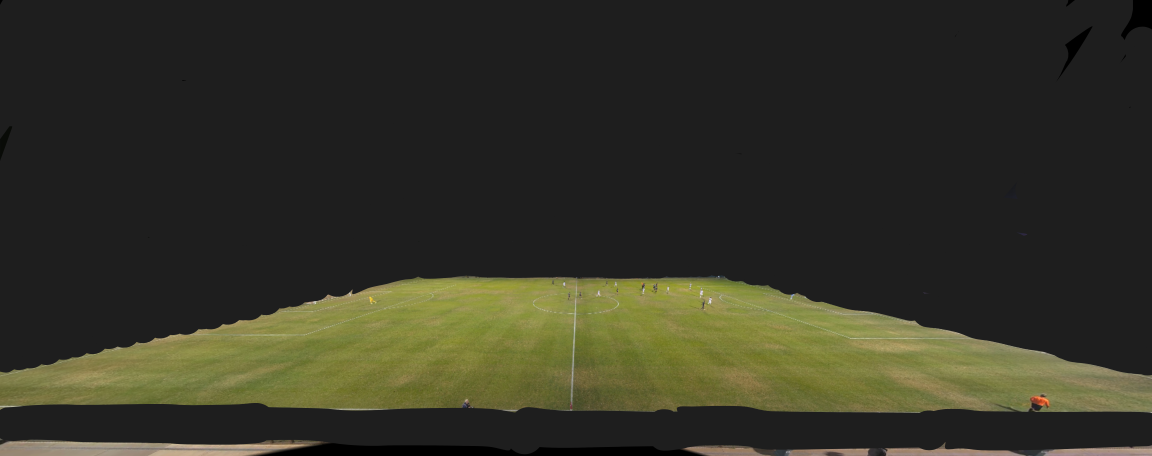
#> input picture just_stanford_field.png, 3456 x 1368 px (shown at 1/3 size)
$ python -i field_detection.py   (imports and definitions only)
#> lines starting #> are read from the running program, lines starting #| are printed output that depends on the picture; after the words box and inside, x2 and y2 are one past the last pixel; in counts of white or black regions, pixels touching at a corner belong together
"""
Field detection module for the SoccerVision project.

This module contains functions for detecting and segmenting the soccer field
from an input image using color-based thresholding and edge detection.
"""

import cv2
import numpy as np

def detect_field_hsv(image, debug=False):
    """
    Detect the soccer field using HSV color thresholding.

    Args:
        image (numpy.ndarray): Input image in BGR format.
        debug (bool): If True, return intermediate results for debugging.

    Returns:
        numpy.ndarray: Binary mask of the field (255 for field pixels, 0 for non-field).
        dict (optional): Dictionary containing intermediate results for debugging.
    """
    # Convert BGR to HSV
    hsv = cv2.cvtColor(image, cv2.COLOR_BGR2HSV)

    # Define range of green color in HSV
    # TODO: Make these thresholds configurable or adaptive based on the image
    lower_green = np.array([35, 50, 50])
    upper_green = np.array([90, 255, 255])

    # Threshold the HSV image to get only green colors
    mask = cv2.inRange(hsv, lower_green, upper_green)

    # Apply morphological operations to clean up the mask
    kernel = np.ones((5, 5), np.uint8)
    mask = cv2.morphologyEx(mask, cv2.MORPH_OPEN, kernel)
    mask = cv2.morphologyEx(mask, cv2.MORPH_CLOSE, kernel)

    # Find the largest contour (assuming it's the field)
    contours, _ = cv2.findContours(mask, cv2.RETR_EXTERNAL, cv2.CHAIN_APPROX_SIMPLE)

    if contours:
        # Find the largest contour by area
        largest_contour = max(contours, key=cv2.contourArea)

        # Create a new mask with only the largest contour
        field_mask = np.zeros_like(mask)
        cv2.drawContours(field_mask, [largest_contour], 0, 255, -1)

        # Fill holes in the mask
        field_mask = cv2.morphologyEx(field_mask, cv2.MORPH_CLOSE, kernel)
    else:
        # If no contours found, return the original mask
        field_mask = mask

    if debug:
        debug_info = {
            'hsv': hsv,
            'initial_mask': mask,
            'field_mask': field_mask,
            'contours': contours
        }
        return field_mask, debug_info

    return field_mask

# [147 lines left out: functions gaussian_kernel, conv, partial_x, partial_y, gradient, non_maximum_suppression and 5 more, not called in this run]

def create_rectangular_field(image, lines, debug=False):
    """
    Create a field mask by finding the best-fitting soccer field shape from the HSV field mask.
    Uses four lines to create a trapezoid that optimally covers the field area.

    Args:
        image (numpy.ndarray): Input image
        lines (list): Detected lines from HoughLinesP
        debug (bool): Whether to return debug information

    Returns:
        tuple: (field_mask, perspective_matrix, corners)
    """
    h, w = image.shape[:2]

    # Get the field mask from HSV
    hsv_mask = detect_field_hsv(image)

    # Find contours in the field mask
    contours, _ = cv2.findContours(hsv_mask, cv2.RETR_EXTERNAL, cv2.CHAIN_APPROX_SIMPLE)
    if not contours:
        return None, None, None

    # Get the largest contour (the field)
    field_contour = max(contours, key=cv2.contourArea)

    # Get initial bounding box
    rect = cv2.minAreaRect(field_contour)
    box = cv2.boxPoints(rect)
    box = np.int32(box)

    # Sort points to get consistent order: top-left, top-right, bottom-right, bottom-left
    box = box[np.argsort(box[:, 1])]
    top_points = box[:2]
    bottom_points = box[2:]
    top_points = top_points[np.argsort(top_points[:, 0])]
    bottom_points = bottom_points[np.argsort(bottom_points[:, 0])]
    corners = np.vstack((top_points, bottom_points[::-1]))

    # Extract initial points
    top_left, top_right, bottom_right, bottom_left = corners

    # Function to calculate coverage ratio for a given trapezoid
    def calculate_coverage(corners):
        mask = np.zeros((h, w), dtype=np.uint8)
        cv2.fillPoly(mask, [corners.astype(np.int32)], 255)
        intersection = cv2.bitwise_and(hsv_mask, mask)
        coverage_area = np.sum(intersection > 0)
        trapezoid_area = np.sum(mask > 0)
        if trapezoid_area == 0:
            return 0
        return coverage_area / trapezoid_area

    # Function to create trapezoid points with variable top inset
    def create_trapezoid(top_inset):
        top_vector = top_right - top_left
        top_unit = top_vector / np.linalg.norm(top_vector)
        top_left_new = top_left + (top_unit * top_inset)
        top_right_new = top_right - (top_unit * top_inset)
        return np.vstack(([top_left_new, top_right_new], [bottom_right, bottom_left]))

    # Find optimal top inset by maximizing coverage ratio
    bottom_width = np.linalg.norm(bottom_right - bottom_left)
    best_coverage = 0
    best_corners = corners

    # Try different inset values from 0% to 30% of bottom width
    for inset_factor in np.linspace(0, 0.3, 30):
        inset = bottom_width * inset_factor
        test_corners = create_trapezoid(inset)
        coverage = calculate_coverage(test_corners)

        # Update best if this coverage is better
        if coverage > best_coverage:
            best_coverage = coverage
            best_corners = test_corners

    # Create source points for perspective transform
    src_points = best_corners.astype(np.float32)

    # Calculate aspect ratio based on standard soccer field dimensions
    std_ratio = 1.5
    std_height = 800
    std_width = int(std_height * std_ratio)

    # Create destination points for a perfect rectangle
    dst_points = np.float32([
        [0, 0],                  # Top left
        [std_width, 0],          # Top right
        [std_width, std_height], # Bottom right
        [0, std_height]          # Bottom left
    ])

    # Calculate perspective transform matrix
    perspective_matrix = cv2.getPerspectiveTransform(src_points, dst_points)

    # Create field mask
    mask = np.zeros((h, w), dtype=np.uint8)
    cv2.fillPoly(mask, [src_points.astype(np.int32)], 255)

    if debug:
        debug_info = {
            'corners': src_points,
            'dst_corners': dst_points,
            'mask': mask,
            'matrix': perspective_matrix,
            'field_contour': field_contour,
            'hsv_mask': hsv_mask,
            'coverage_ratio': best_coverage
        }
        return mask, perspective_matrix, debug_info

    return mask, perspective_matrix, src_points

def detect_field_edges(image, debug=False):
    """
    Detect the soccer field by first isolating white lines and then finding field boundaries.
    """
    # Convert to grayscale
    gray = cv2.cvtColor(image, cv2.COLOR_BGR2GRAY)

    # Get field mask to limit our search area
    hsv_mask = detect_field_hsv(image)

    # Step 1: Isolate white pixels
    # Apply adaptive thresholding to handle varying lighting
    adaptive_thresh = cv2.adaptiveThreshold(
        gray, 255, cv2.ADAPTIVE_THRESH_GAUSSIAN_C,
        cv2.THRESH_BINARY, 25, 15
    )

    # Also apply regular thresholding to catch bright lines
    _, bright_thresh = cv2.threshold(gray, 180, 255, cv2.THRESH_BINARY)

    # Combine both thresholds
    white_mask = cv2.bitwise_or(adaptive_thresh, bright_thresh)

    # Only look within the field area
    white_mask = cv2.bitwise_and(white_mask, hsv_mask)

    # Step 2: Clean up the white mask
    # Remove small noise
    kernel_small = np.ones((3,3), np.uint8)
    kernel_medium = np.ones((5,5), np.uint8)

    white_mask = cv2.morphologyEx(white_mask, cv2.MORPH_OPEN, kernel_medium)
    white_mask = cv2.morphologyEx(white_mask, cv2.MORPH_CLOSE, kernel_medium)

    # Step 3: Find connected components and filter by size and shape
    num_labels, labels, stats, centroids = cv2.connectedComponentsWithStats(
        white_mask, connectivity=8
    )

    # Create a mask for valid line segments
    line_segments_mask = np.zeros_like(white_mask)
    min_area = 50  # Minimum area to consider
    min_ratio = 3  # Minimum length/width ratio to be considered a line

    for i in range(1, num_labels):  # Skip background label 0
        width = stats[i, cv2.CC_STAT_WIDTH]
        height = stats[i, cv2.CC_STAT_HEIGHT]
        area = stats[i, cv2.CC_STAT_AREA]

        if area < min_area:
            continue

        # Check if the component is line-like
        ratio = max(width, height) / min(width, height)
        if ratio > min_ratio:
            # Add this component to our line segments mask
            line_segments_mask[labels == i] = 255

    # Step 4: Use Hough transform to find lines from the segments
    lines = cv2.HoughLinesP(
        line_segments_mask,
        rho=1,
        theta=np.pi/180,
        threshold=50,
        minLineLength=50,
        maxLineGap=20
    )

    # Step 5: Group and filter lines
    if lines is not None:
        # Convert lines to a more manageable format
        line_list = []
        for line in lines:
            x1, y1, x2, y2 = line[0]
            angle = np.abs(np.arctan2(y2-y1, x2-x1) * 180 / np.pi)
            length = np.sqrt((x2-x1)**2 + (y2-y1)**2)
            line_list.append((x1, y1, x2, y2, angle, length))

        # Separate vertical and horizontal lines
        vertical_lines = []
        horizontal_lines = []
        angle_threshold = 15  # Degrees from vertical/horizontal

        for line in line_list:
            x1, y1, x2, y2, angle, length = line
            # Normalize angle to 0-90 range
            norm_angle = angle if angle <= 90 else 180 - angle

            if norm_angle < angle_threshold:  # Horizontal
                horizontal_lines.append(line)
            elif norm_angle > 90 - angle_threshold:  # Vertical
                vertical_lines.append(line)

        # Sort lines by length
        vertical_lines.sort(key=lambda x: x[5], reverse=True)
        horizontal_lines.sort(key=lambda x: x[5], reverse=True)

        # Function to check if a line is inward slanting
        # [5 lines left out: function is_inward_slanting, not called in this run]

        # Find the best vertical lines (one for each side)
        best_verticals = []
        if vertical_lines:
            # Separate into left and right sides
            left_lines = []
            right_lines = []
            mid_x = image.shape[1] / 2

            for line in vertical_lines:
                x1, y1, x2, y2 = line[:4]
                mid_point_x = (x1 + x2) / 2

                # Check if the line slants inward
                if is_inward_slanting(x1, y1, x2, y2):
                    if mid_point_x < mid_x:
                        left_lines.append(line)
                    else:
                        right_lines.append(line)

            # Take the longest line from each side
            if left_lines:
                best_verticals.append(left_lines[0])
            if right_lines:
                best_verticals.append(right_lines[0])

        # Find the best horizontal line (should be near the middle)
        best_horizontal = None
        if horizontal_lines:
            mid_y = image.shape[0] / 2
            # Look for horizontal lines near the middle
            for line in horizontal_lines:
                x1, y1, x2, y2 = line[:4]
                mid_point_y = (y1 + y2) / 2
                # Check if line is in middle third of image
                if image.shape[0]/3 < mid_point_y < 2*image.shape[0]/3:
                    best_horizontal = line
                    break

        # Create the final line mask
        line_mask = np.zeros_like(gray)

        # Draw the best lines
        if best_horizontal:
            x1, y1, x2, y2 = best_horizontal[:4]
            cv2.line(line_mask, (x1, y1), (x2, y2), 255, 9)

        for line in best_verticals:
            x1, y1, x2, y2 = line[:4]
            cv2.line(line_mask, (x1, y1), (x2, y2), 255, 9)
    else:
        line_mask = np.zeros_like(gray)

    # Create final mask
    field_mask = cv2.bitwise_and(hsv_mask, hsv_mask, mask=line_mask)

    # After line detection, create rectangular field
    rect_mask, perspective_matrix, corners = create_rectangular_field(image, lines, debug)

    if debug:
        debug_info = {
            'gray': gray,
            'white_mask': white_mask,
            'line_segments': line_segments_mask,
            'line_mask': line_mask,
            'hsv_mask': hsv_mask,
            'field_mask': field_mask,
            'detected_lines': lines if lines is not None else [],
            'rect_mask': rect_mask,
            'perspective_matrix': perspective_matrix,
            'corners': corners
        }
        return field_mask, debug_info

    return field_mask

# [423 lines left out: functions detect_field_lines, find_field_corners, detect_players, detect_players_on_field, not called in this run]

>>> import cv2
>>> picture = cv2.imread('../just_stanford_field.png')
#> picture is the input picture: shape (1368, 3456, 3); mean B, G, R 38.4, 51.4, 51.7
>>> result = detect_field_edges(picture)
#> in detect_field_edges, `gray = cv2.cvtColor(image, cv2.COLOR_BGR2GRAY)`:
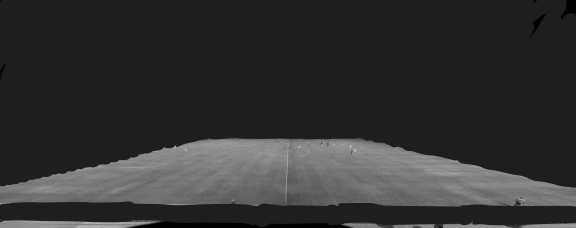
#> gray: shape (1368, 3456) (shown at 1/6 size); min 0, max 249, mean 50
#> in detect_field_hsv, `mask = cv2.inRange(hsv, lower_green, upper_green)`:
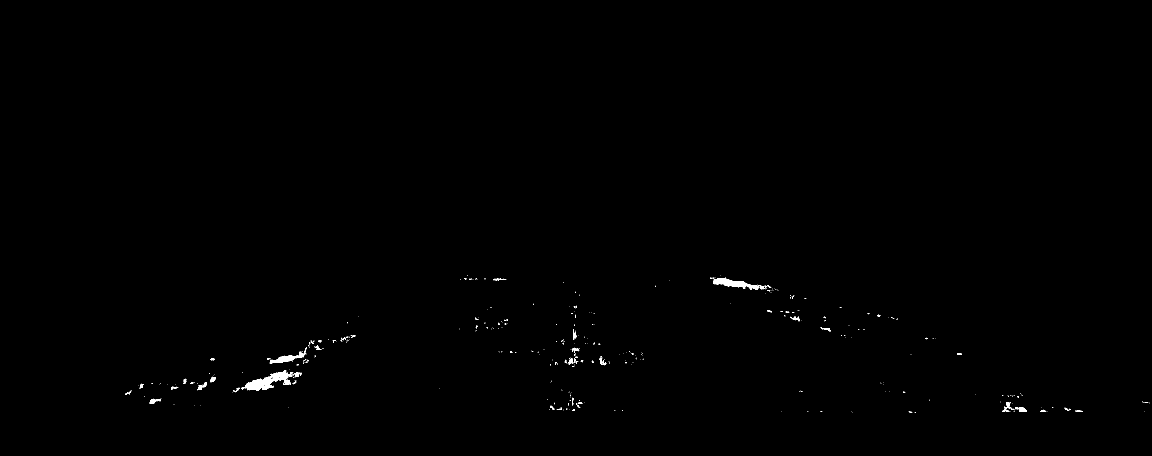
#> mask: shape (1368, 3456) (shown at 1/3 size); 0.25% white; 466 white regions (411 under 20 px), largest, box (x1, y1, x2, y2) and area: (724, 1111, 880, 1172) 3441, (2137, 833, 2295, 870) 2087, (809, 1042, 921, 1091) 1220
#> in detect_field_hsv, `mask = cv2.morphologyEx(mask, cv2.MORPH_OPEN, kernel)`:
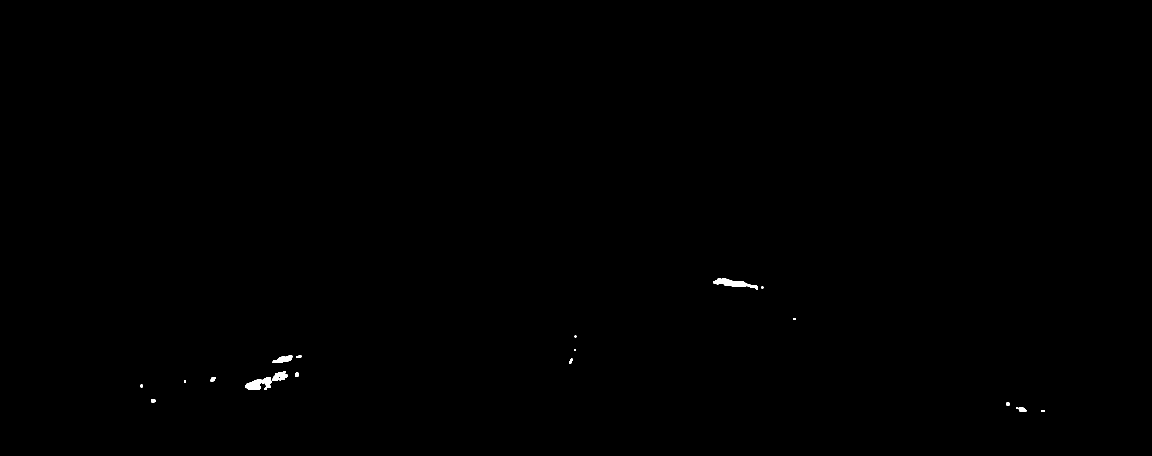
#> mask: shape (1368, 3456) (shown at 1/3 size); 0.13% white; 20 white regions, largest, box (x1, y1, x2, y2) and area: (2141, 834, 2274, 869) 1790, (736, 1132, 814, 1170) 1686, (816, 1113, 863, 1143) 831
#> in detect_field_hsv, `contours, _ = cv2.findContours(mask, cv2.RETR_EXTERNAL, cv2.CHAIN_APPR..`: contours = 17 contours, 2 with area under 20; largest, box (x1, y1, x2, y2) and area: (736, 1113, 863, 1170) 2475, (2141, 834, 2274, 869) 1679, (818, 1067, 877, 1089) 729, (3048, 1221, 3079, 1235) 250, (632, 1131, 647, 1145) 136
#> in detect_field_hsv, `largest_contour = max(contours, key=cv2.contourArea)`: largest_contour = contour of 135 points, box (x1, y1, x2, y2) (736, 1113, 863, 1170), area 2475
#> in detect_field_hsv, `cv2.drawContours(field_mask, [largest_contour], 0, 255, -1)`:
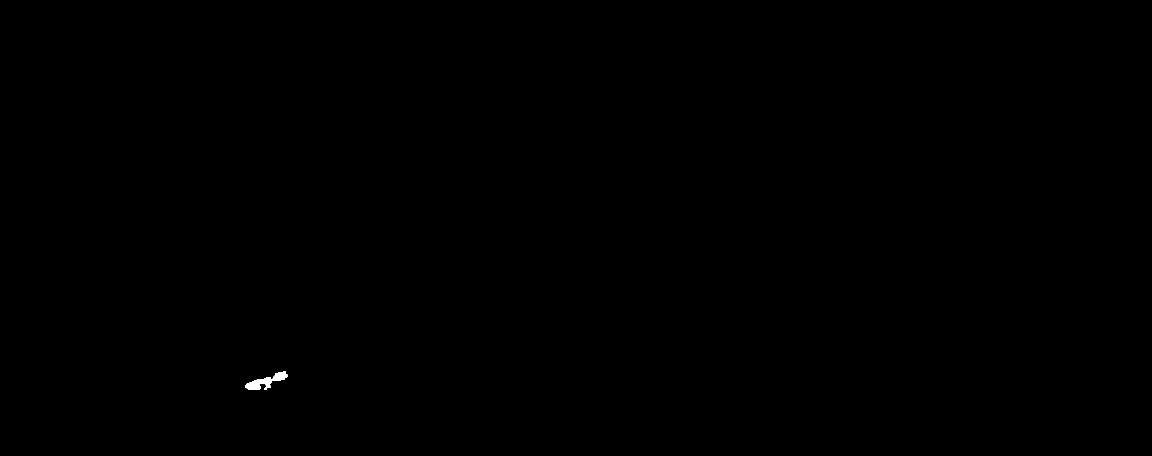
#> field_mask: shape (1368, 3456) (shown at 1/3 size); 0.06% white; 1 white region, box (x1, y1, x2, y2) and area: (736, 1113, 863, 1170) 2664
#> in detect_field_edges, `adaptive_thresh = cv2.adaptiveThreshold( gray, 255, cv2.ADAPTIVE_THRES..`:
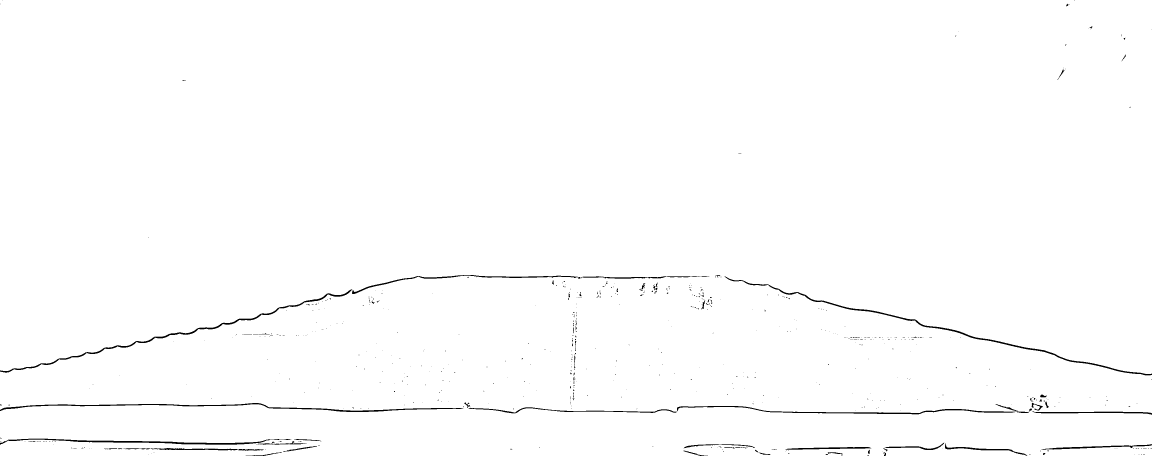
#> adaptive_thresh: shape (1368, 3456) (shown at 1/3 size); 99.1% white; 617 black regions (543 under 20 px), largest, box (x1, y1, x2, y2) and area: (2173, 828, 3456, 1126) 5578, (0, 1209, 1390, 1236) 4984, (0, 868, 1056, 1118) 4911
#> in detect_field_edges, `_, bright_thresh = cv2.threshold(gray, 180, 255, cv2.THRESH_BINARY)`:
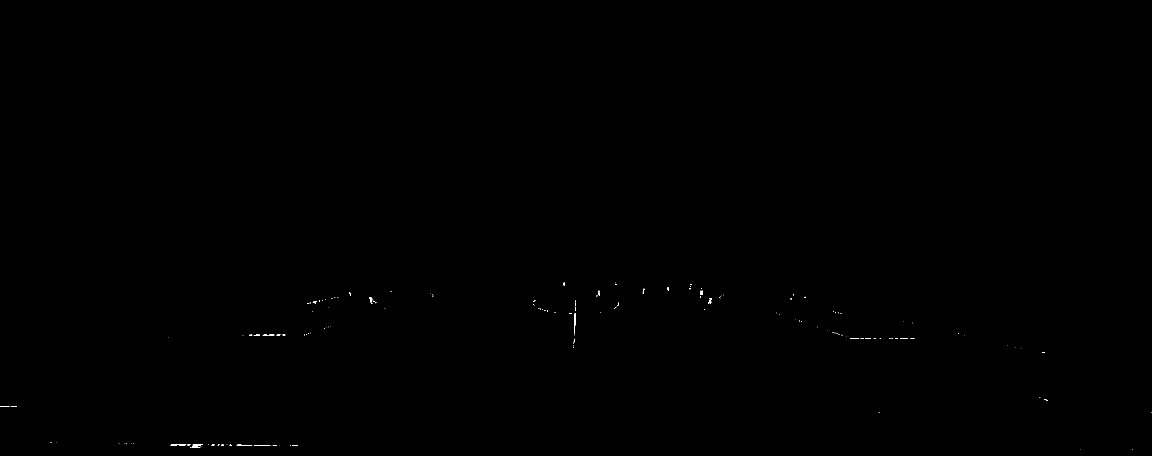
#> bright_thresh: shape (1368, 3456) (shown at 1/3 size); 0.05% white in thin lines or dots, all inside (x1, y1, x2, y2) = (0, 847, 3456, 1348)
#> in detect_field_edges, `num_labels, labels, stats, centroids = cv2.connectedComponentsWithStat..`: num_labels = 2; stats = [[0, 0, 3456, 1368, 4725149], [736, 1113, 127, 57, 2659]]; centroids = [[1728, 683.2], [797.6, 1144.5]]
#> the loop in detect_field_edges, `for i in range(1, num_labels):` made 1 pass
#> (width, height, area, ratio) on pass 1: (127, 57, 2659, 2.23)
#> in detect_field_edges, `lines = cv2.HoughLinesP( line_segments_mask, rho=1, theta=np.pi/180, t..`: lines = None
#> in create_rectangular_field, `contours, _ = cv2.findContours(hsv_mask, cv2.RETR_EXTERNAL, cv2.CHAIN_..`: contours = 1 contour; box (x1, y1, x2, y2) and area: (736, 1113, 863, 1170) 2475
#> in create_rectangular_field, `field_contour = max(contours, key=cv2.contourArea)`: field_contour has the same summary as largest_contour in detect_field_hsv
#> in create_rectangular_field, `rect = cv2.minAreaRect(field_contour)`: rect = ((800.7, 1147.9), (131.6, 36.37), -18.43)
#> in create_rectangular_field, `box = cv2.boxPoints(rect)`: box = [[744, 1186], [732.5, 1151.5], [857.3, 1109.9], [868.8, 1144.4]]
#> in create_rectangular_field, `box = np.int32(box)`: box = [[744, 1186], [732, 1151], [857, 1109], [868, 1144]]
#> in create_rectangular_field, `box = box[np.argsort(box[:, 1])]`: box = [[857, 1109], [868, 1144], [732, 1151], [744, 1186]]
#> in create_rectangular_field, `top_points = box[:2]`: top_points = [[857, 1109], [868, 1144]]
#> in create_rectangular_field, `bottom_points = box[2:]`: bottom_points = [[732, 1151], [744, 1186]]
#> in create_rectangular_field, `corners = np.vstack((top_points, bottom_points[::-1]))`: corners = [[857, 1109], [868, 1144], [744, 1186], [732, 1151]]
#> in create_rectangular_field, `top_left, top_right, bottom_right, bottom_left = corners`: top_left = [857, 1109]; top_right = [868, 1144]; bottom_right = [744, 1186]; bottom_left = [732, 1151]
#> in create_rectangular_field, `bottom_width = np.linalg.norm(bottom_right - bottom_left)`: bottom_width = 37
#> in create_rectangular_field, `best_corners = corners`: best_corners has the same summary as corners
#> the loop in create_rectangular_field, `for inset_factor in np.linspace(0, 0.3, 30):` made 30 passes
#> (inset, coverage_area in calculate_coverage, trapezoid_area in calculate_coverage, coverage, best_coverage, best_corners) on passes 1, 2, 4, 7: (0, 2664, 5002, 0.533, 0.533, [[857, 1109], [868, 1144], [744, 1186], [732, 1151]]), (0.383, 2661, 4905, 0.543, 0.543, [[857.1, 1109.4], [867.9, 1143.6], [744, 1186], [732, 1151]]), (1.15, 2659, 4779, 0.556, 0.556, [[857.3, 1110.1], [867.7, 1142.9], [744, 1186], [732, 1151]]), (2.3, 2655, 4655, 0.57, 0.57, [[857.7, 1111.2], [867.3, 1141.8], [744, 1186], [732, 1151]])
#> after the loop in create_rectangular_field, `for inset_factor in np.linspace(0, 0.3, 30):`: best_coverage = 0.658
#> in create_rectangular_field, `src_points = best_corners.astype(np.float32)`: src_points = [[860.2, 1119.2], [864.8, 1133.8], [744, 1186], [732, 1151]]
#> in create_rectangular_field, `perspective_matrix = cv2.getPerspectiveTransform(src_points, dst_points)`: perspective_matrix = [[2.9, 11.7, -15587.4], [-2.16, 0.678, 1097.6], [-0.0016, 0.00047, 1]]
#> in detect_field_edges, `rect_mask, perspective_matrix, corners = create_rectangular_field(imag..`: corners has the same summary as src_points in create_rectangular_field
